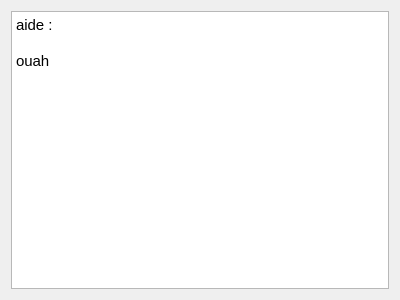
<?xml version="1.0" encoding="UTF-8"?>
<ui version="4.0">
 <class>HelpDialog</class>
 <widget class="QDialog" name="HelpDialog">
  <property name="geometry">
   <rect>
    <x>0</x>
    <y>0</y>
    <width>400</width>
    <height>300</height>
   </rect>
  </property>
  <property name="minimumSize">
   <size>
    <width>400</width>
    <height>300</height>
   </size>
  </property>
  <property name="windowTitle">
   <string>Dialog</string>
  </property>
  <layout class="QHBoxLayout" name="horizontalLayout">
   <item>
    <widget class="QTextBrowser" name="textBrowser">
     <property name="html">
      <string>&lt;!DOCTYPE HTML PUBLIC &quot;-//W3C//DTD HTML 4.0//EN&quot; &quot;http://www.w3.org/TR/REC-html40/strict.dtd&quot;&gt;
&lt;html&gt;&lt;head&gt;&lt;meta name=&quot;qrichtext&quot; content=&quot;1&quot; /&gt;&lt;style type=&quot;text/css&quot;&gt;
p, li { white-space: pre-wrap; }
&lt;/style&gt;&lt;/head&gt;&lt;body style=&quot; font-family:'Ubuntu'; font-size:11pt; font-weight:400; font-style:normal;&quot;&gt;
&lt;p style=&quot; margin-top:0px; margin-bottom:0px; margin-left:0px; margin-right:0px; -qt-block-indent:0; text-indent:0px;&quot;&gt;aide :&lt;/p&gt;
&lt;p style=&quot;-qt-paragraph-type:empty; margin-top:0px; margin-bottom:0px; margin-left:0px; margin-right:0px; -qt-block-indent:0; text-indent:0px;&quot;&gt;&lt;br /&gt;&lt;/p&gt;
&lt;p style=&quot; margin-top:0px; margin-bottom:0px; margin-left:0px; margin-right:0px; -qt-block-indent:0; text-indent:0px;&quot;&gt;ouah&lt;/p&gt;
&lt;p style=&quot;-qt-paragraph-type:empty; margin-top:0px; margin-bottom:0px; margin-left:0px; margin-right:0px; -qt-block-indent:0; text-indent:0px;&quot;&gt;&lt;br /&gt;&lt;/p&gt;&lt;/body&gt;&lt;/html&gt;</string>
     </property>
    </widget>
   </item>
  </layout>
 </widget>
 <resources/>
 <connections/>
</ui>
